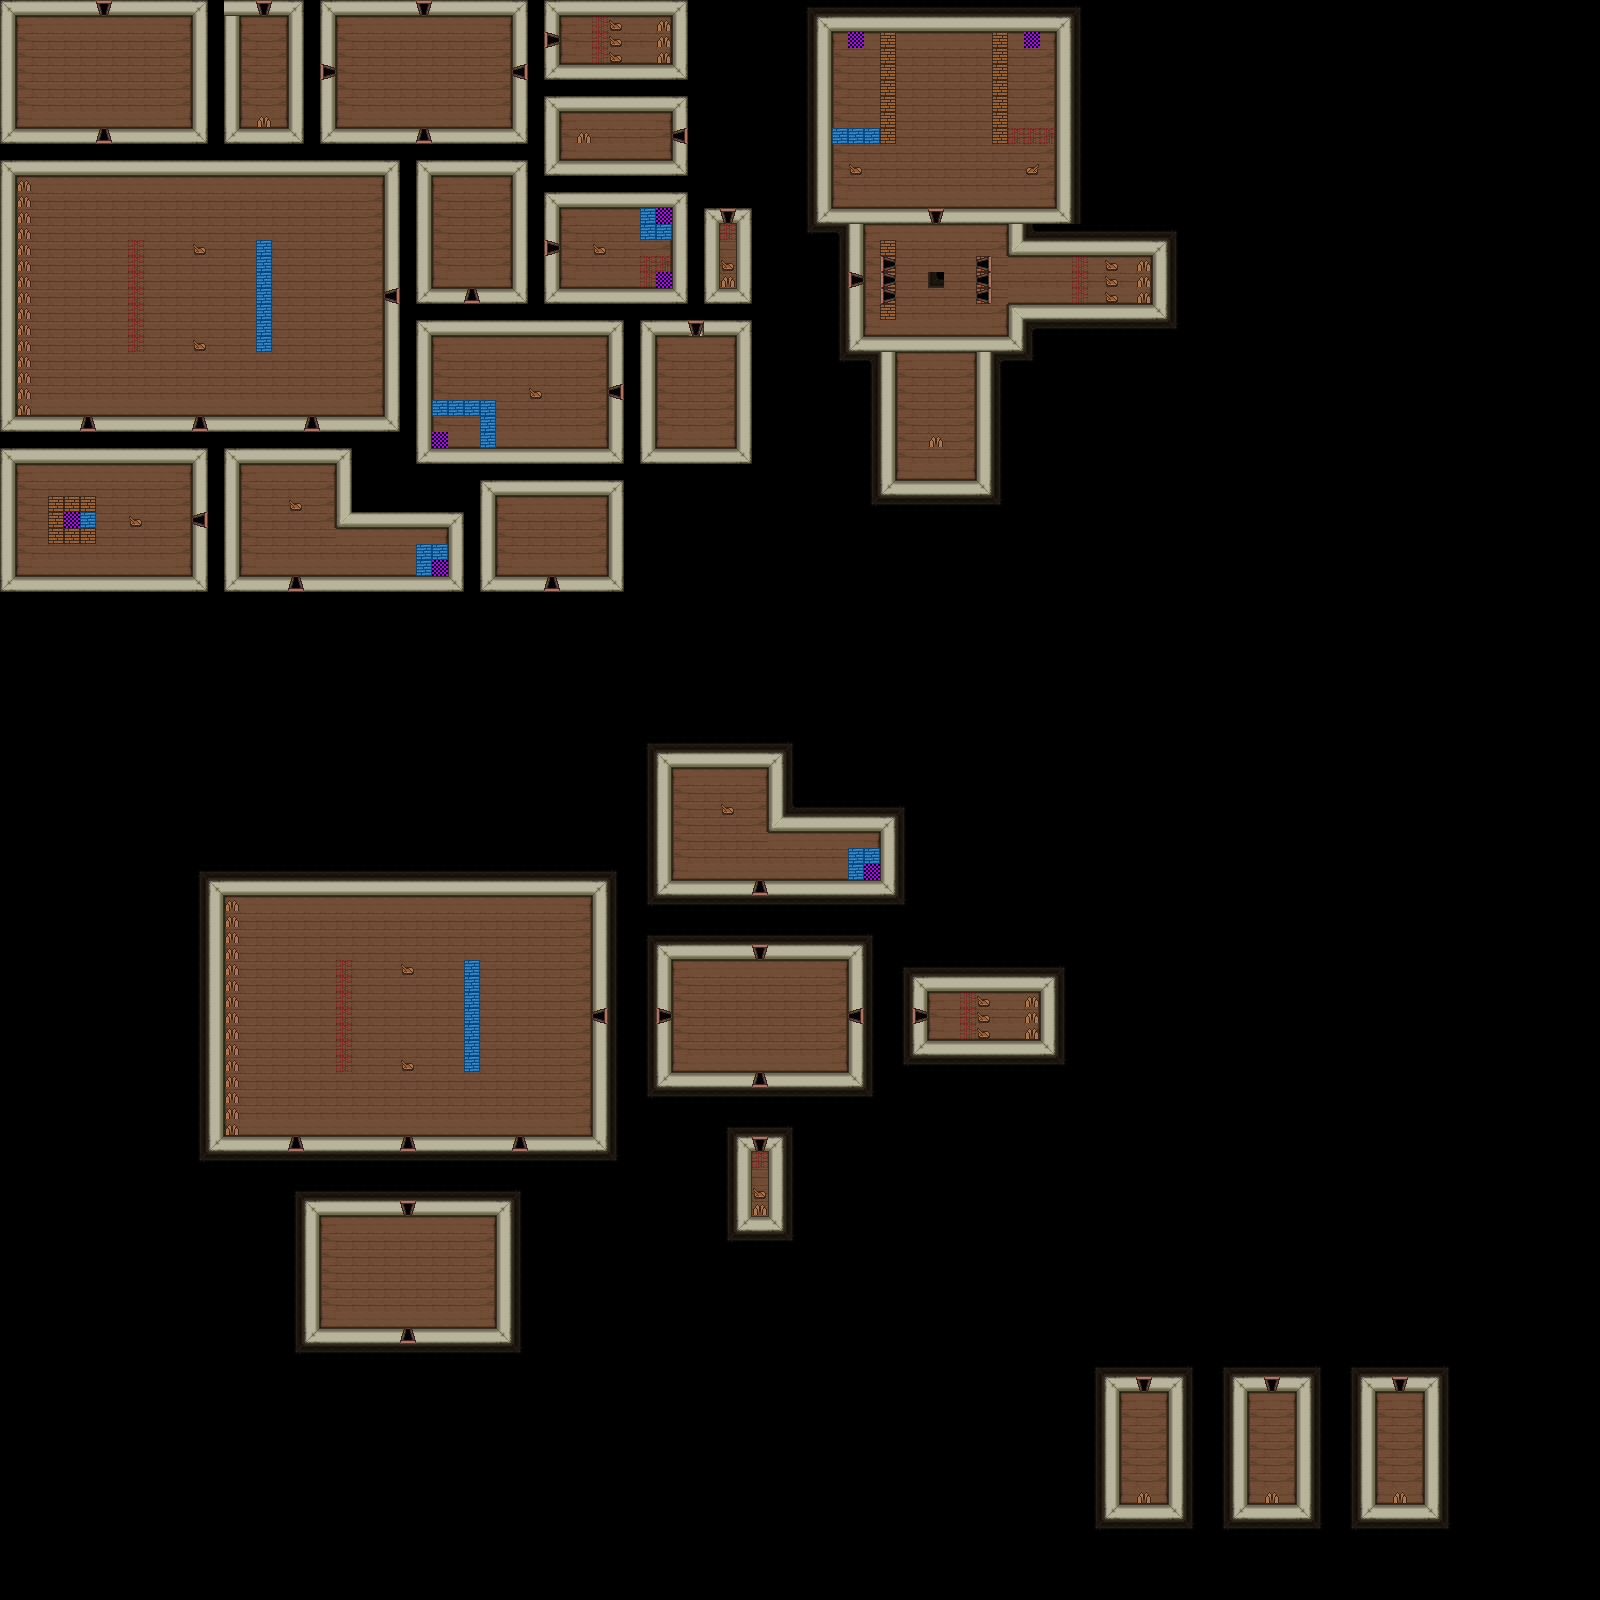

Below is a game level as drawn by its tile map, then a one-line description and the .tmx that defines it (tile-layer data replaced by summaries):
An orthogonal 100x100 tile map with 16x16 px tiles, 3 tile layers (Fondo, Partes, Puertas), 2 hidden layers not drawn, 3 tilesets.

<map version="1.10" tiledversion="1.11.0" orientation="orthogonal" renderorder="right-down" width="100" height="100" tilewidth="16" tileheight="16" infinite="0" nextlayerid="5" nextobjectid="1">
 <tileset firstgid="1" name="Funcionalidad" tilewidth="16" tileheight="16" tilecount="10" columns="10">
  <image source="DebugTiles.png" width="160" height="16" />
 </tileset>
 <tileset firstgid="11" name="Construccion" tilewidth="16" tileheight="16" tilecount="70" columns="10">
  <image source="f2tiles.png" width="160" height="112" />
 </tileset>
 <tileset firstgid="81" source="Entidades.tsx" />
 <layer id="3" name="Fondo" width="100" height="100">
  <data>[10000 cells, 10000 non-empty, 21 distinct tile ids]</data>
 </layer>
 <layer id="2" name="Partes" width="100" height="100">
  <data>[10000 cells, 1198 non-empty, 28 distinct tile ids]</data>
 </layer>
 <layer id="4" name="Puertas" width="100" height="100">
  <data>[10000 cells, 45 non-empty, 4 distinct tile ids]</data>
 </layer>
 <layer id="5" name="Entidades" width="100" height="100" visible="0">
  <data>[10000 cells, 21 non-empty, 2 distinct tile ids]</data>
 </layer>
 <layer id="1" name="Funcionalidad" width="100" height="100" visible="0">
  <data>[10000 cells, 1233 non-empty, 8 distinct tile ids]</data>
 </layer>
</map>
